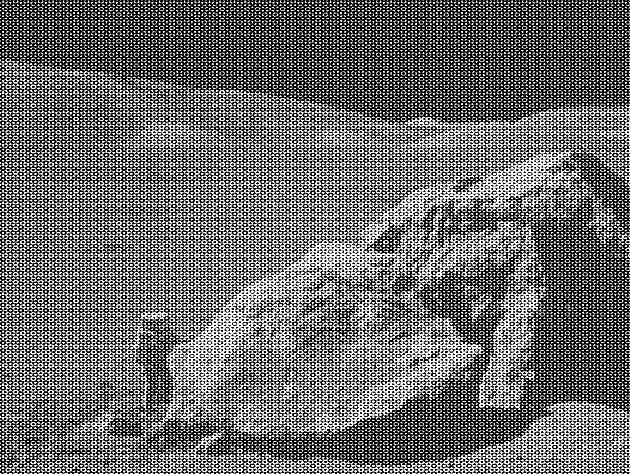
#> input picture moonlanding.png, 630 x 474 px
$ python fft.py
#> lines starting #> are read from the running program, lines starting #| are printed output that depends on the picture
### transform.py
import numpy as np


def dft_1d(x):
    # X_k = sum(x_n * exp((-2j*pi*k*n)/N) )
    # Notice that Discrete fourier formula is the dot product of x_n and the exponential terms

    # make x a vector
    x = np.asarray(x, dtype=np.complex128)

    # get vector width
    N = x.shape[0]

    n = np.arange(N)  # create vector 0 to N-1
    k = n.reshape((N, 1))  # turn into column vector

    # calculate all the exponential terms as a matrix M using nxk matrix multiplication
    M = np.exp((-2j * np.pi * k * n) / N)

    # dft =  x dot M
    return np.dot(x, M)


# [6 lines left out: function dft_2d, not called in this run]


def fft_1d(x):
    # make x a vector
    x = np.asarray(x, dtype=np.complex128)

    # get vector width
    N = x.shape[0]

    # base case array of size <= 8, use regular DFT to avoid recursion overhead
    if N <= 8:
        return dft_1d(x)

    # recursion on the odd and even indexed elements
    even = fft_1d(x[0::2])
    odd = fft_1d(x[1::2])

    # compute the coefficient (twiddle factor) for odd part
    # T = exp(-2j * pi * k / N) * odd[k]
    # k = 0 to N/2 - 1
    factor = np.exp((-2j * np.pi * np.arange(N // 2)) / N)
    odd_part = factor * odd

    # combine into final fourier component
    return np.concatenate([even + odd_part, even - odd_part])


def fft_2d(img):
    # apply fft on rows (axis 1)
    rows_result = np.apply_along_axis(fft_1d, axis=1, arr=img)
    # apply fft on columns (axis 0)
    cols_result = np.apply_along_axis(fft_1d, axis=0, arr=rows_result)
    return cols_result


# [14 lines left out: function ifft_2d, not called in this run]

### fft.py
import argparse
import numpy as np
import matplotlib.pyplot as plt
from matplotlib.colors import LogNorm
import cv2
import sys
import time


from transform import fft_2d, ifft_2d, dft_2d

# ------------------- MODE 1 (DEFAULT) CONFIGS -------------------
# USE_NUMPY : boolean (use the numpy fft or not)
USE_NUMPY = False

# ------------------- MODE 2 (DENOISING) CONFIGS -------------------

# "low_pass"  : Removing high frequencies (Keep corners)
# "high_pass" : Removing low frequencies (Remove corners)
# "magnitude" : Thresholding everything (Keep strongest coefficients)
# "hybrid"    : Keep low frequencies AND threshold the rest (Cutoff + Threshold)
DENOISE_METHOD = "hybrid"

# Parameter Value depends on method:
# For 'low_pass'/'high_pass': Fraction of width/height to keep (e.g., 0.15 = 15%)
# For 'magnitude': Percentile to CUT (e.g., 95 = keep top 5%)
# For 'hybrid': Tuple (fraction, percentile) -> (0.15, 90)
DENOISE_VALUE = (0.17, 50)

# ------------------- MODE 4 (RUNTIME ANALYSIS) CONFIGS -------------------

# Range of problem sizes (2D matrix) (Powers of 2) (e.g. 5 = 2^5 x 2^5)
# WARNING: Naive DFT is slow
RUNTIME_MIN_POWER = 5
RUNTIME_MAX_POWER = 11

# Confidence Interval for error bars (e.g., 2.0 std devs approx 95%)
CONFIDENCE_FACTOR = 2.0
NUM_TRIALS = 10


# ----------------------------- MAIN CODE -----------------------------
def load_image(filename):
    # load image in grayscale
    img = cv2.imread(filename, cv2.IMREAD_GRAYSCALE)

    if img is None:
        print(f"Error: Could not load image {filename}")
        sys.exit(1)

    h, w = img.shape

    # find next power of 2 to fit image
    next_h = 1 << (h - 1).bit_length()
    next_w = 1 << (w - 1).bit_length()

    # pad with zeros if necessary
    if h != next_h or w != next_w:
        padded_img = np.zeros((next_h, next_w))
        padded_img[:h, :w] = img
        return padded_img, h, w

    return img.astype(float), h, w


def plot_log_magnitude(fft_data, title="FFT Log Magnitude"):
    im = plt.imshow(np.abs(fft_data), cmap="magma", norm=LogNorm())
    plt.title(title)
    plt.colorbar(im, fraction=0.03, pad=0.03)


def handle_mode_1(image, h, w, use_numpy=False):
    # run 2D fast fourier on image
    if use_numpy:
        ft = np.fft.fft2(image)
    else:
        ft = fft_2d(image)

    # plot the result
    plt.figure(figsize=(12, 6))
    plt.subplot(1, 2, 1)
    plt.imshow(image[:h, :w], cmap="gray")
    plt.title("Original Image")
    plt.subplot(1, 2, 2)
    plot_log_magnitude(ft, "FFT (Log Scaled)")
    plt.show()


# [200 lines left out: functions handle_mode_2, handle_mode_3, handle_mode_4, not called in this run]


def main():
    parser = argparse.ArgumentParser()

    # define arguments
    parser.add_argument(
        "-m",
        type=int,
        default=1,
        choices=[1, 2, 3, 4],
        help="Mode: [1] Fast (Default), [2] Denoise, [3] Compress, [4] Runtime",
    )
    parser.add_argument(
        "-i",
        type=str,
        default="moonlanding.png",
        help="Filename of the image to process",
    )

    args = parser.parse_args()

    # handle mode 4
    if args.m == 4:
        handle_mode_4(
            RUNTIME_MIN_POWER, RUNTIME_MAX_POWER, NUM_TRIALS, CONFIDENCE_FACTOR
        )
        return

    # load image for modes 1, 2, 3
    img, h, w = load_image(args.i)
#> in load_image, img is the input picture: shape (474, 630); min 0, max 255, mean 108.1
#> in load_image, `padded_img[:h, :w] = img`:
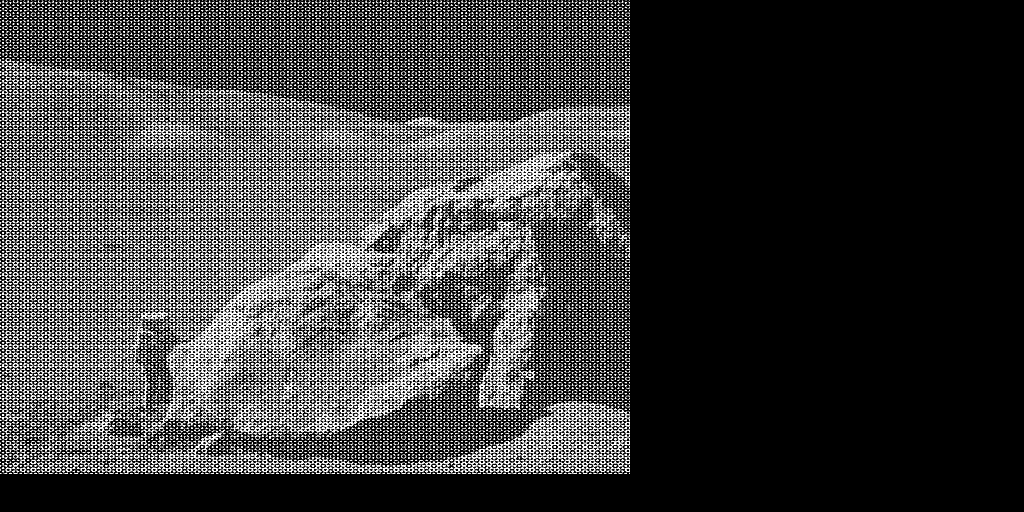
#> padded_img: shape (512, 1024) float64; min 0, max 255, mean 61.6
#> h = 474; w = 630

    if args.m == 1:
        handle_mode_1(img, h, w, USE_NUMPY)
#> in handle_mode_1, `plt.show()`:
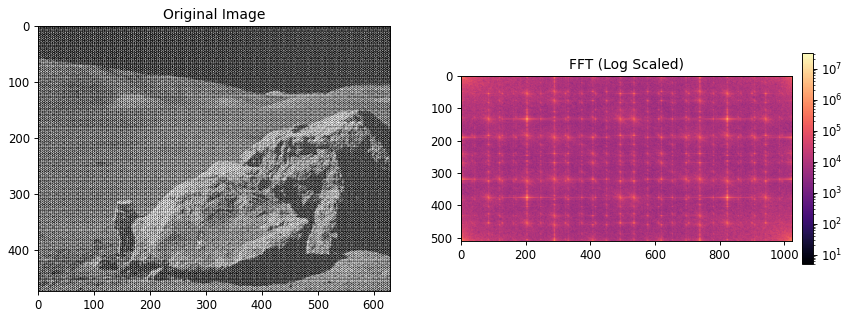
#> figure drawn by matplotlib, 3 panels

    elif args.m == 2:
        handle_mode_2(img, h, w, DENOISE_METHOD, DENOISE_VALUE)

    elif args.m == 3:
        handle_mode_3(
            img,
            h,
            w,
        )


if __name__ == "__main__":
    main()

$ run again, with dog.jpeg saved as moonlanding.png
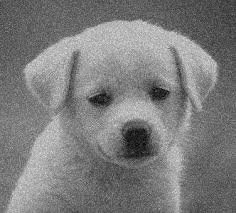
#> input picture dog.jpeg, 236 x 213 px
#> in load_image, img is the input picture: shape (213, 236); min 0, max 238, mean 124.5
#> in load_image, `padded_img[:h, :w] = img`:
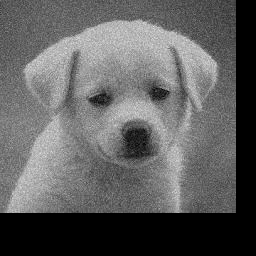
#> padded_img: shape (256, 256) float64; min 0, max 238, mean 95.5
#> in main, `img, h, w = load_image(args.i)`: h = 213; w = 236
#> in handle_mode_1, `plt.show()`:
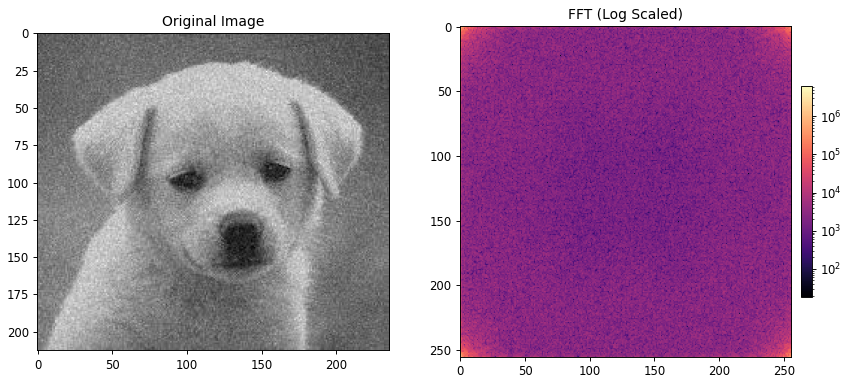
#> figure drawn by matplotlib, 3 panels
